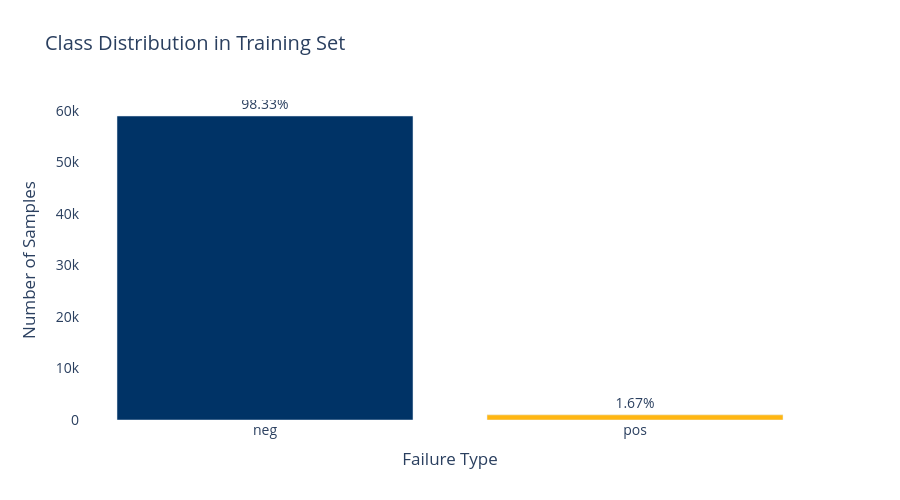

The cell this chart's notebook holds for it:
### Code cell
# Class distribution
class_counts = train_df['class'].value_counts()
class_percentages = (class_counts / len(train_df) * 100).round(2)

# Create dataframe for visualization
class_df = pd.DataFrame({
    'Class': class_counts.index,
    'Count': class_counts.values,
    'Percentage': class_percentages.values
})

# Create interactive bar chart
fig = px.bar(
    class_df,
    x='Class',
    y='Count',
    text='Percentage',
    color='Class',
    color_discrete_map={'neg': '#003366', 'pos': '#FFB612'},
    title='Class Distribution in Training Set',
    labels={'Count': 'Number of Samples', 'Class': 'Failure Type'}
)

fig.update_traces(texttemplate='%{text:.2f}%', textposition='outside')
fig.update_layout(
    height=500,
    showlegend=False,
    plot_bgcolor='white',
    font=dict(size=14)
)
fig.show()

# Print statistics
print("📊 CLASS DISTRIBUTION")
print("="*60)
for idx, row in class_df.iterrows():
    print(f"{row['Class'].upper()}: {row['Count']:,} samples ({row['Percentage']:.2f}%)")
print("="*60)

imbalance_ratio = class_counts['neg'] / class_counts['pos']
print(f"\n⚠️ Imbalance Ratio: {imbalance_ratio:.2f}:1")
print(f"   (Negative is {imbalance_ratio:.2f}x more frequent than Positive)")

### Figure 1 — Plotly figure (JSON) as saved in the notebook; plotly's stock layout.template omitted (floating-point values rounded to 4 significant figures)
{"data": [{"hovertemplate": "Failure Type=%{x}<br>Number of Samples=%{y}<br>Percentage=%{text}<extra></extra>", "legendgroup": "neg", "marker": {"color": "#003366", "pattern": {"shape": ""}}, "name": "neg", "orientation": "v", "showlegend": true, "text": [98.33], "textposition": "outside", "texttemplate": "%{text:.2f}%", "type": "bar", "x": ["neg"], "xaxis": "x", "y": [59000], "yaxis": "y"}, {"hovertemplate": "Failure Type=%{x}<br>Number of Samples=%{y}<br>Percentage=%{text}<extra></extra>", "legendgroup": "pos", "marker": {"color": "#FFB612", "pattern": {"shape": ""}}, "name": "pos", "orientation": "v", "showlegend": true, "text": [1.67], "textposition": "outside", "texttemplate": "%{text:.2f}%", "type": "bar", "x": ["pos"], "xaxis": "x", "y": [1000], "yaxis": "y"}], "layout": {"barmode": "relative", "font": {"size": 14}, "height": 500, "legend": {"title": {"text": "Failure Type"}, "tracegroupgap": 0}, "plot_bgcolor": "white", "showlegend": false, "title": {"text": "Class Distribution in Training Set"}, "xaxis": {"anchor": "y", "categoryarray": ["neg", "pos"], "categoryorder": "array", "domain": [0, 1], "title": {"text": "Failure Type"}}, "yaxis": {"anchor": "x", "domain": [0, 1], "title": {"text": "Number of Samples"}}}}
